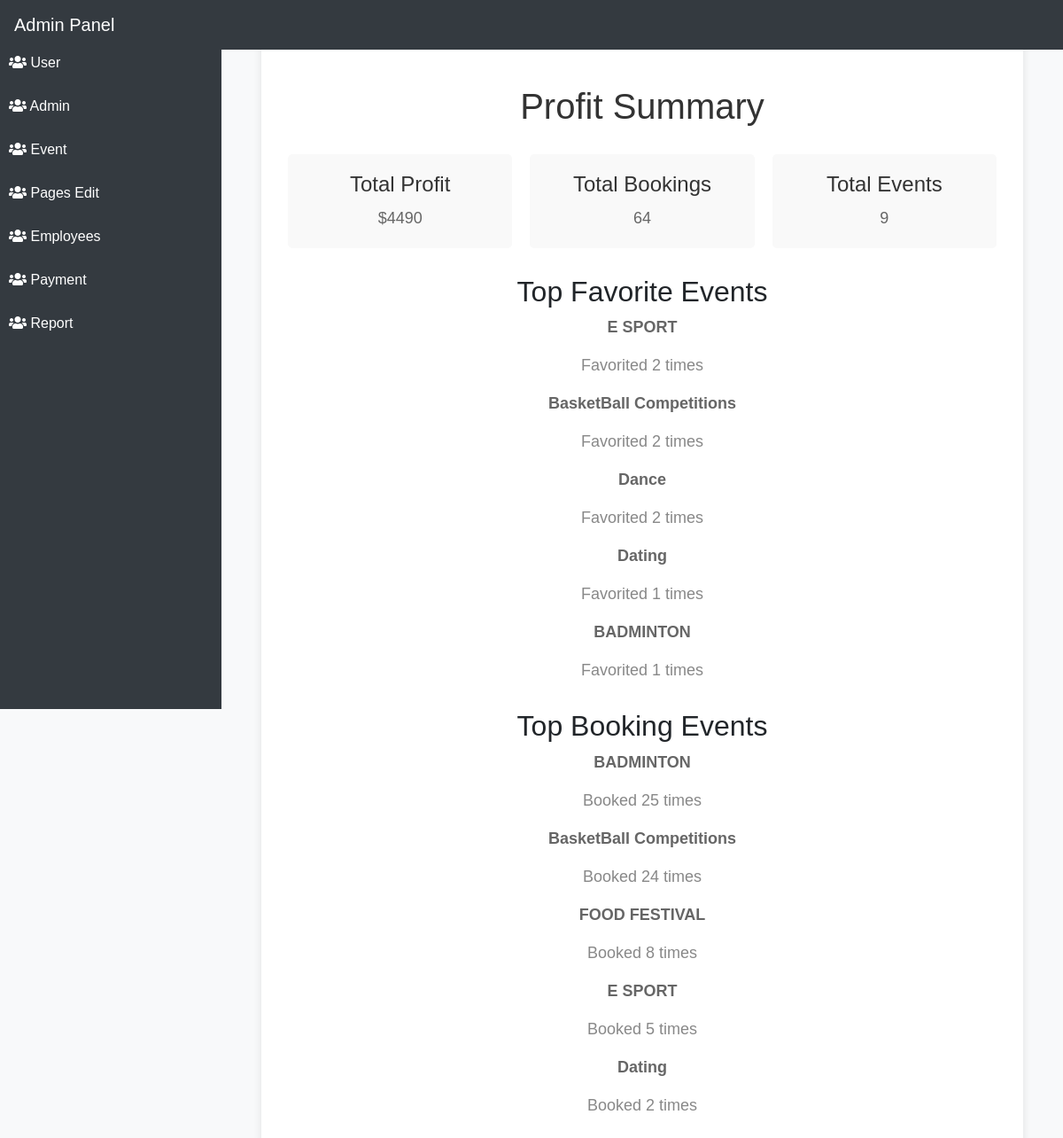
Page /AdminSumary.php on the committed database.
### tables this page shows
CREATE TABLE `event` (
  `event_id` int(11) NOT NULL,
  `type_name` varchar(100) NOT NULL,
  `event_location` varchar(100) NOT NULL,
  `event_description` varchar(10000) NOT NULL,
  `start_time` date NOT NULL,
  `end_time` date NOT NULL,
  `event_imgside1` varchar(1000) NOT NULL,
  `event_imgside2` varchar(1000) NOT NULL,
  `event_imgside3` varchar(1000) NOT NULL,
  `event_imgside4` varchar(1000) NOT NULL,
  `event_imgside5` varchar(1000) NOT NULL,
  `event_name` varchar(50) NOT NULL,
  `event_price` varchar(10) NOT NULL,
  `event_img` varchar(255) NOT NULL,
  `event_time` varchar(100) NOT NULL,
  `event_hover` varchar(100) NOT NULL,
  `event_softskill` int(100) NOT NULL,
  `category_id` int(11) DEFAULT NULL,
  `event_available` int(255) NOT NULL,
  `latitude` decimal(10,8) DEFAULT NULL,
  `longitude` decimal(11,8) DEFAULT NULL
);

### AdminSumary.php (the view, shortened to what this page needs)
<?php
$servername = "localhost";
$username = "root";
$password = "";
$dbname = "login";
$conn = new mysqli($servername, $username, $password, $dbname);
$sqlProfit = "SELECT SUM(b.quantity * e.event_price) AS total_profit
              FROM booking_details b
              JOIN event e ON b.event_id = e.event_id";
$resultProfit = $conn->query($sqlProfit);
$rowProfit = $resultProfit->fetch_assoc();
$totalProfit = $rowProfit['total_profit'];
$sqlBookingCount = "SELECT COUNT(*) AS total_bookings FROM booking_details";
$resultBookingCount = $conn->query($sqlBookingCount);
$rowBookingCount = $resultBookingCount->fetch_assoc();
$totalBookings = $rowBookingCount['total_bookings'];
$sqlEventCount = "SELECT COUNT(*) AS total_events FROM event";
$resultEventCount = $conn->query($sqlEventCount);
$rowEventCount = $resultEventCount->fetch_assoc();
$totalEvents = $rowEventCount['total_events'];
$sqlTopFavorites = "SELECT e.event_id, e.event_name, COUNT(f.event_id) AS favorite_count
                   FROM event e
                   LEFT JOIN favorites f ON e.event_id = f.event_id
                   GROUP BY e.event_id
                   ORDER BY favorite_count DESC
                   LIMIT 5";
$resultTopFavorites = $conn->query($sqlTopFavorites);
$sqlTopBookings = "SELECT e.event_id, e.event_name, COUNT(b.event_id) AS booking_count
                   FROM event e
                   LEFT JOIN booking_details b ON e.event_id = b.event_id
                   GROUP BY e.event_id
                   ORDER BY booking_count DESC
                   LIMIT 5";
$resultTopBookings = $conn->query($sqlTopBookings);
?>
<!DOCTYPE html>
<html>
<head>
</head>
<body>
    <?php include 'adminheader.php'; ?>
    <?php include 'adminsidebar.php'; ?>
    <div class="container">
        <div class="content">
            <h1>Profit Summary</h1>
            <div class="summary-info">
                <div class="info-box">
                    <h2>Total Profit</h2>
                    <p>$<?php echo $totalProfit; ?></p>
                </div>
                <div class="info-box">
                    <h2>Total Bookings</h2>
                    <p><?php echo $totalBookings; ?></p>
                </div>
                <div class="info-box">
                    <h2>Total Events</h2>
                    <p><?php echo $totalEvents; ?></p>
                </div>
            </div>
            <div class="favorite-events">
                <h2>Top Favorite Events</h2>
                <?php
                if ($resultTopFavorites->num_rows > 0) {
                    while($row = $resultTopFavorites->fetch_assoc()) {
                        echo "<div class='favorite-event'>";
                        echo "<p class='event-name'>" . $row["event_name"] . "</p>";
                        echo "<p class='favorite-count'>Favorited " . $row["favorite_count"] . " times</p>";
                        echo "</div>";
                    }
                } else {
                    echo "<p>No favorite events found</p>";
                }
                ?>
            </div>
            <div class="top-bookings">
                <h2>Top Booking Events</h2>
                <?php
                if ($resultTopBookings->num_rows > 0) {
                    while($row = $resultTopBookings->fetch_assoc()) {
                        echo "<div class='top-booking'>";
                        echo "<p class='event-name'>" . $row["event_name"] . "</p>";
                        echo "<p class='booking-count'>Booked " . $row["booking_count"] . " times</p>";
                        echo "</div>";
                    }
                } else {
                    echo "<p>No booking events found</p>";
                }
                ?>
            </div>
        </div>
    </div>
</body>
</html>

### adminheader.php (shortened to what this page needs)
<!DOCTYPE html>
<html lang="en">
<head>
    <link href="https://stackpath.bootstrapcdn.com/bootstrap/4.5.2/css/bootstrap.min.css" rel="stylesheet">
    <link href="https://cdnjs.cloudflare.com/ajax/libs/font-awesome/5.15.3/css/all.min.css" rel="stylesheet">
</head>
<body>
    <nav class="navbar navbar-dark bg-dark fixed-top">
        <span class="navbar-brand mb-0 h1">Admin Panel</span>
    </nav>

### adminsidebar.php (shortened to what this page needs)
<div class="sidebar">
    <ul class="nav flex-column">
        <li class="nav-item">
            <a class="nav-link" href="admin.php">
            </a>
        </li>
        <li class="nav-item">
            <a class="nav-link" href="#">
                <i class="fas fa-users"></i> User
            </a>
        </li>
        <li class="nav-item">
            <a class="nav-link" href="#">
                <i class="fas fa-users"></i> Admin
            </a>
        </li>
        <li class="nav-item">
            <a class="nav-link" href="#">
                <i class="fas fa-users"></i> Event
            </a>
        </li>
        <li class="nav-item">
            <a class="nav-link" href="#">
                <i class="fas fa-users"></i> Pages Edit
            </a>
        </li>
        <li class="nav-item">
            <a class="nav-link" href="employee.php">
                <i class="fas fa-users"></i> Employees
            </a>
        </li>
        <li class="nav-item">
            <a class="nav-link" href="#">
                <i class="fas fa-users"></i> Payment
            </a>
        </li>
        <li class="nav-item">
            <a class="nav-link" href="#">
                <i class="fas fa-users"></i> Report
            </a>
        </li>
    </ul>
</div>

### AdminSumary.php (style rules this page uses)
body { font-family: Arial, sans-serif; margin: 0; padding: 0; background-color: #f0f0f0; }
.container { max-width: 800px; margin: 20px auto; }
.content { background-color: #fff; border-radius: 10px; box-shadow: 0 4px 8px rgba(0, 0, 0, 0.1); padding: 30px; text-align: center; }
h1 { font-size: 32px; color: #333; margin-top: 0; }
p { font-size: 18px; color: #666; margin-bottom: 15px; }
.summary-info { display: flex; justify-content: space-around; margin-top: 30px; }
.info-box { background-color: #f9f9f9; border-radius: 5px; padding: 20px; flex: 1; margin: 0 10px; }
.info-box h2 { font-size: 24px; color: #333; margin-top: 0; margin-bottom: 10px; }
.info-box p { font-size: 18px; color: #666; margin: 0; }
.favorite-events, .top-bookings { margin-top: 30px; }
.favorite-event, .top-booking { margin-bottom: 10px; }
.event-name { font-weight: bold; }
.favorite-count, .booking-count { color: #888; }

### adminheader.php (style rules this page uses)
body { font-family: unset; padding-top: 56px; overflow-x: auto; background-color: #f8f9fa; margin: 0; }
.content { margin-left: 250px; padding: 20px; padding-top: 76px; margin-top: 20px; background-color: #fff; border-radius: 8px; box-shadow: 0 0 10px rgba(0, 0, 0, 0.1); }

### adminsidebar.php (style rules this page uses)
body { font-family: unset; margin: 0; padding: 0; }
.sidebar { background-color: #343a40; color: #fff; height: 100vh; width: 250px; position: fixed; top: 0; left: 0; overflow-y: auto; z-index: 1; }
.nav { list-style-type: none; padding: 0; margin: 0; }
.nav-item { margin-bottom: 5px; width: 100%; transition: all 0.3s ease; }
.nav-link { display: block; padding: 10px; color: #fff; text-decoration: none; transition: background-color 0.3s; }

### rows in the picture
event: event_name "E SPORT", favorite_count "2", booking_count "5"
event: event_name "BasketBall Competitions", favorite_count "2", booking_count "24"
event: event_name "Dance", favorite_count "2"
event: event_name "Dating", favorite_count "1", booking_count "2"
event: event_name "BADMINTON", favorite_count "1", booking_count "25"
event: event_name "FOOD FESTIVAL", booking_count "8"

### other values in the picture
$totalProfit "4490"
$totalBookings "64"
$totalEvents "9"
